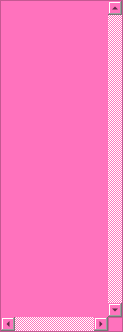
<?xml version="1.0" encoding="UTF-8"?>
<ui version="4.0">
 <class>ScrollAreaVert</class>
 <widget class="QWidget" name="ScrollAreaVert">
  <property name="geometry">
   <rect>
    <x>0</x>
    <y>0</y>
    <width>123</width>
    <height>332</height>
   </rect>
  </property>
  <property name="sizePolicy">
   <sizepolicy hsizetype="Preferred" vsizetype="Preferred">
    <horstretch>0</horstretch>
    <verstretch>0</verstretch>
   </sizepolicy>
  </property>
  <property name="acceptDrops">
   <bool>true</bool>
  </property>
  <property name="windowTitle">
   <string>Form</string>
  </property>
  <property name="styleSheet">
   <string notr="true">background-color: rgb(255, 114, 189);</string>
  </property>
  <layout class="QHBoxLayout" name="horizontalLayout">
   <property name="leftMargin">
    <number>0</number>
   </property>
   <property name="topMargin">
    <number>0</number>
   </property>
   <property name="rightMargin">
    <number>0</number>
   </property>
   <property name="bottomMargin">
    <number>0</number>
   </property>
   <item>
    <widget class="QScrollArea" name="scrollArea">
     <property name="sizePolicy">
      <sizepolicy hsizetype="Expanding" vsizetype="Expanding">
       <horstretch>1</horstretch>
       <verstretch>1</verstretch>
      </sizepolicy>
     </property>
     <property name="acceptDrops">
      <bool>true</bool>
     </property>
     <property name="styleSheet">
      <string notr="true">QScrollBar:verticall:handle{width: 70px} </string>
     </property>
     <property name="verticalScrollBarPolicy">
      <enum>Qt::ScrollBarAlwaysOn</enum>
     </property>
     <property name="horizontalScrollBarPolicy">
      <enum>Qt::ScrollBarAlwaysOn</enum>
     </property>
     <property name="widgetResizable">
      <bool>false</bool>
     </property>
     <widget class="QWidget" name="scrollAreaWidgetContents">
      <property name="geometry">
       <rect>
        <x>0</x>
        <y>0</y>
        <width>92</width>
        <height>249</height>
       </rect>
      </property>
      <property name="sizePolicy">
       <sizepolicy hsizetype="Preferred" vsizetype="Preferred">
        <horstretch>0</horstretch>
        <verstretch>0</verstretch>
       </sizepolicy>
      </property>
      <property name="styleSheet">
       <string notr="true">QScrollBar:verticall{width: 70px;}</string>
      </property>
     </widget>
    </widget>
   </item>
  </layout>
 </widget>
 <resources/>
 <connections/>
</ui>
